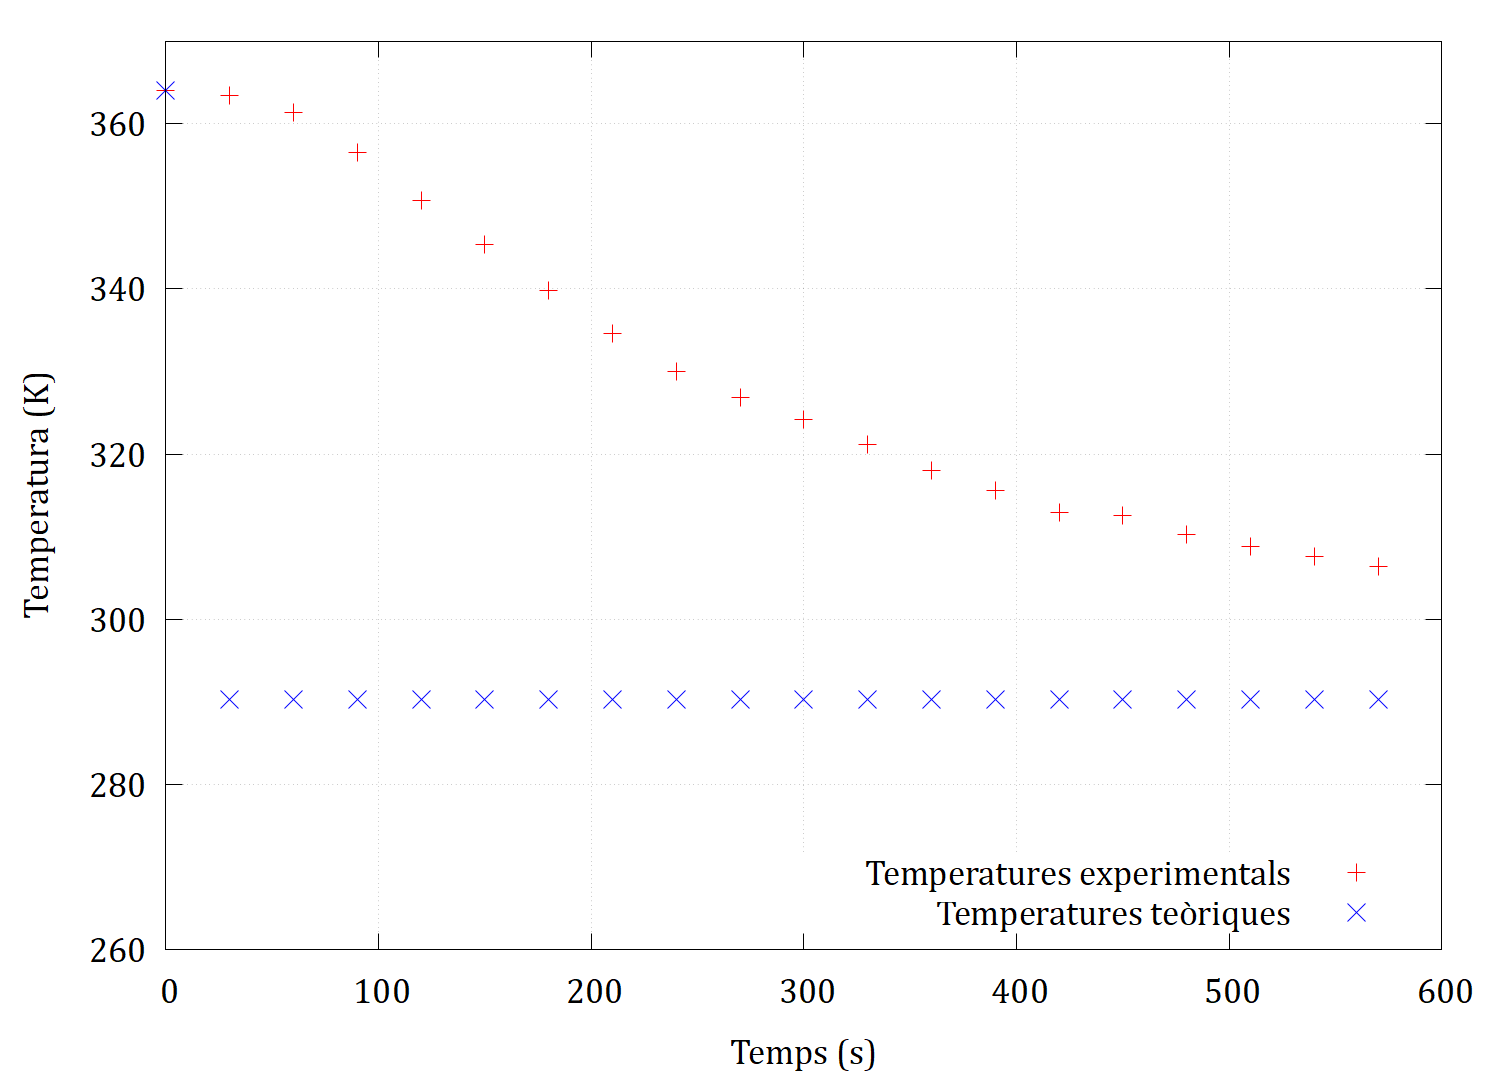

Source code (gnuplot):
set terminal pngcairo enhanced size 1500,1080 enhanced font "Cambria,26"
set output "253.png"
set ylabel "Temperatura (K)"
set xlabel "Temps (s)"
set key bottom right
set yrange [260:370]

set grid
plot "253.dat" using 1:2 with points ps 3 lc rgb "red" title 'Temperatures experimentals', \
     "253.dat"  using 1:3 with points ps 3 lc rgb "blue" title 'Temperatures teòriques'
set output
